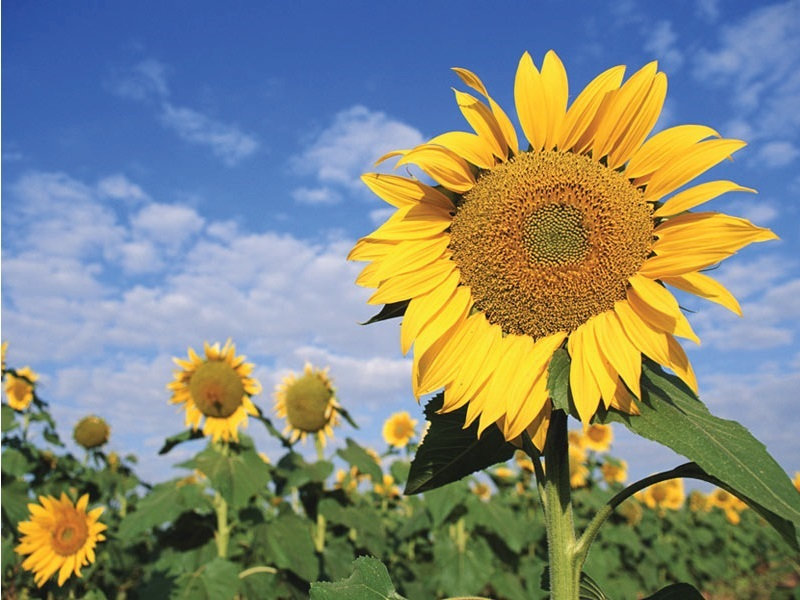
#> input picture OpenCV/images/example2.jpg, 800 x 600 px, found by its file name
$ python Ex26-2.2DHistogramwithTrack.py
#> lines starting #> are read from the running program, lines starting #| are printed output that depends on the picture
import numpy as np
import cv2

hscale = 10

def onChange(x):
    global hscale

    hscale = x

def HSVmap():
    hsvmap = np.zeros((180,256,3), np.uint8)
    h, s = np.indices(hsvmap.shape[:2])

    hsvmap[:,:,0] = h
    hsvmap[:,:,1] = s
    hsvmap[:,:,2] = 255

    hsvmap = cv2.cvtColor(hsvmap, cv2.COLOR_HSV2BGR)

    return hsvmap

def hist2D():
    img = cv2.imread('E:/Python_Study/OpenCV/images/example2.jpg')
#> img is the input picture: shape (600, 800, 3); mean B, G, R 123.1, 136.1, 130.3

    hsvmap = HSVmap()
#> in HSVmap, `hsvmap = cv2.cvtColor(hsvmap, cv2.COLOR_HSV2BGR)`:
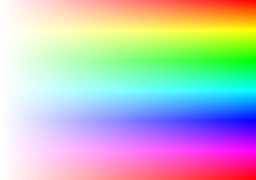
#> hsvmap: shape (180, 256, 3); mean B, G, R 190.8, 190.8, 190.9

    cv2.namedWindow('hist2D', 0)
    cv2.createTrackbar('scale', 'hist2D', hscale, 32, onChange)

    while True:
        hsv = cv2.cvtColor(img, cv2.COLOR_BGR2HSV)
#> hsv: shape (600, 800, 3); mean H, S, V 69.6, 131.1, 174.3
        hist = cv2.calcHist([hsv], [0,1], None, [180,256], [0,180, 0,256])

        hist = np.clip(hist*0.005*hscale, 0, 1)
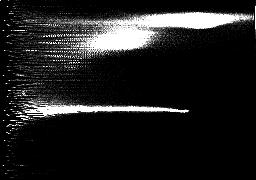
#> hist: shape (180, 256) float32; min 0, max 1, mean 0.123
        hist = hsvmap*hist[:,:,np.newaxis] / 255.0
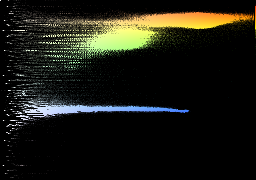
#> hist: shape (180, 256, 3) float32; mean B, G, R 0.0758, 0.108, 0.108

        cv2.imshow('hist2D', hist)
        k = cv2.waitKey(1)
#> (key Esc is pressed here)
        if k == 27:
            break

    cv2.destroyAllWindows()

hist2D()

$ run again, with OpenCV/images/example1.jpg copied over OpenCV/images/example2.jpg
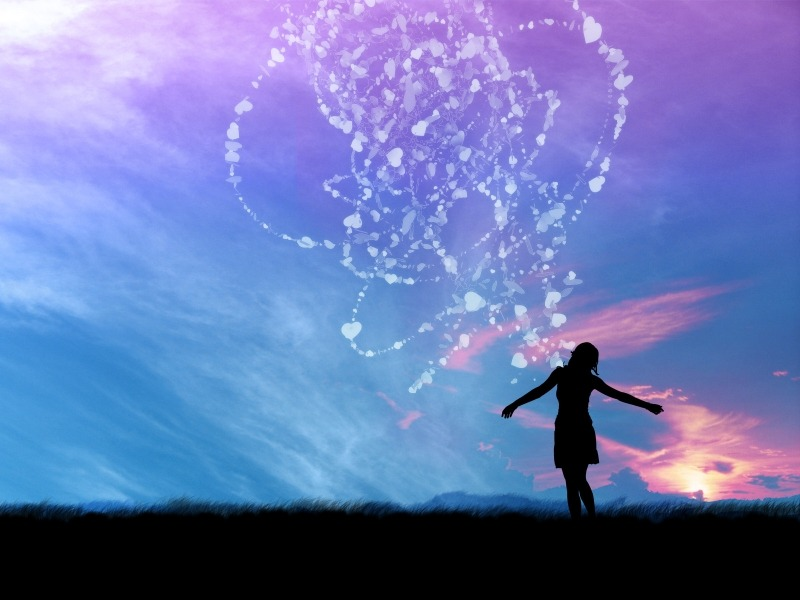
#> input picture OpenCV/images/example1.jpg, 800 x 600 px, found by its file name
#> in hist2D, img is the input picture: shape (600, 800, 3); mean B, G, R 178.6, 120.2, 105.8
#> hsv: shape (600, 800, 3); mean H, S, V 100.1, 106.8, 179.6
#> in hist2D, `hist = np.clip(hist*0.005*hscale, 0, 1)`:
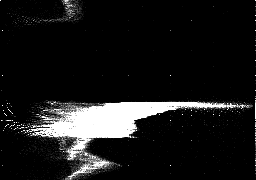
#> hist: shape (180, 256) float32; min 0, max 1, mean 0.102
#> in hist2D, `hist = hsvmap*hist[:,:,np.newaxis] / 255.0`:
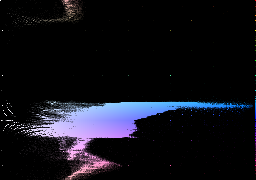
#> hist: shape (180, 256, 3) float32; mean B, G, R 0.0999, 0.0692, 0.0693

$ run again, with OpenCV/images/face.jpg copied over OpenCV/images/example2.jpg
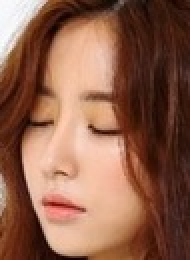
#> input picture OpenCV/images/face.jpg, 95 x 130 px, found by its file name (shown 2 times larger)
#> in hist2D, img is the input picture: shape (130, 95, 3); mean B, G, R 74.8, 95.3, 140.9
#> hsv: shape (130, 95, 3); mean H, S, V 10.8, 146.5, 140.9
#> in hist2D, `hist = np.clip(hist*0.005*hscale, 0, 1)`:
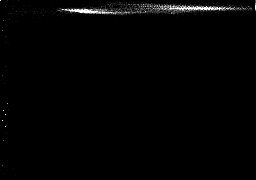
#> hist: shape (180, 256) float32; min 0, max 1, mean 0.0119
#> in hist2D, `hist = hsvmap*hist[:,:,np.newaxis] / 255.0`:
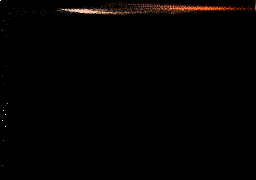
#> hist: shape (180, 256, 3) float32; mean B, G, R 0.00493, 0.0069, 0.0119
